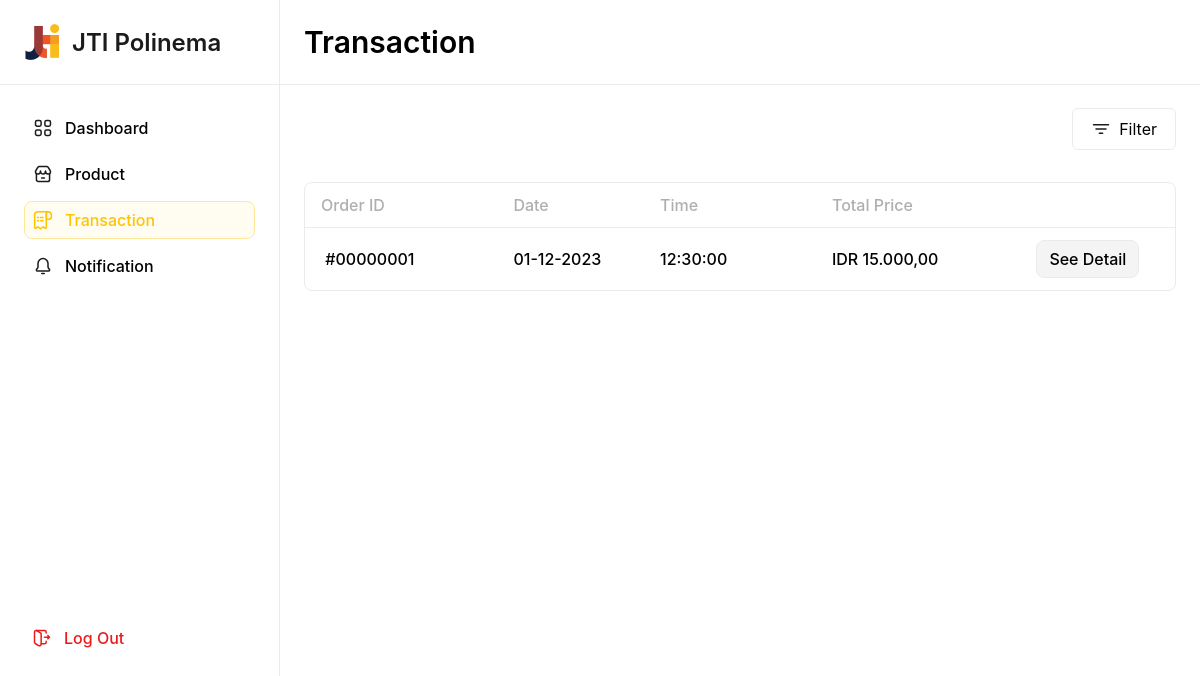
The page /web-withoutMVC/index.php?page=transaction (signed in) on the database its author committed.
### tables this page shows
CREATE TABLE `transactions` (
  `id` int(11) NOT NULL,
  `date` datetime NOT NULL,
  `user_id` int(11) DEFAULT NULL
);

### web-withoutMVC/class/transaction.php (the view, shortened to what this page needs)
<?php
class Transaction
{
    private $koneksi;
    function __construct($connection)
    {
        $this->koneksi = $connection;
    }
    function fetchAllTransaction($limit)
    {
        $query = "SELECT
                    t.id AS order_id,
                    TIME(t.date) AS transaction_time,
                    DATE(t.date) AS transaction_date,
                    SUM(ti.total_price) AS total_price
                FROM
                    transactions t
                INNER JOIN
                    transaction_items ti ON t.id = ti.transactions_id
                GROUP BY
                    t.id
                ORDER BY
                    t.date DESC";
        $query .= ($limit == null) ? "" : " LIMIT $limit";
        $result = mysqli_query($this->koneksi, $query);
        while ($row = mysqli_fetch_assoc($result)) {
            $this->showTransaction($row);
        }
    }
    function showTransaction($row)
    {
        echo '<tr>
        <td> #' . sprintf('%08s', strtoupper(dechex($row['order_id']))) . '</td>
        <td>' . date("d-m-Y", strtotime($row['transaction_date'])) . '</td>
        <td>' . $row['transaction_time'] . '</td>
        <td>IDR ' . number_format($row['total_price'], 2, ',', '.') . '</td>
        <td class="transaction-detail"><a class="seedetail" href="index.php?page=transaction/check_details&id=' . $row['order_id'] . '">See Detail</a></td>
        </tr>';
    }
}

### web-withoutMVC/style.css (style rules this page uses)
* { box-sizing: border-box; }
body { font-family: "SF Pro Display"; margin: 0; width: 100vw; }
a { text-decoration: none; color: #000; }
td { padding: 12px 16px; font-weight: 500; color: #000; white-space: pre-wrap; }
td.transaction-detail { display: flex; justify-content: center; }
.seedetail { cursor: pointer; padding: 8px 12px; border-radius: 8px; background-color: #f4f4f4; border: 1px #EBEBEB solid; }

### rows shown on the page
transactions: id "00000001", transaction_date "01-12-2023", transaction_time "12:30:00", total_price "15.000,00"
